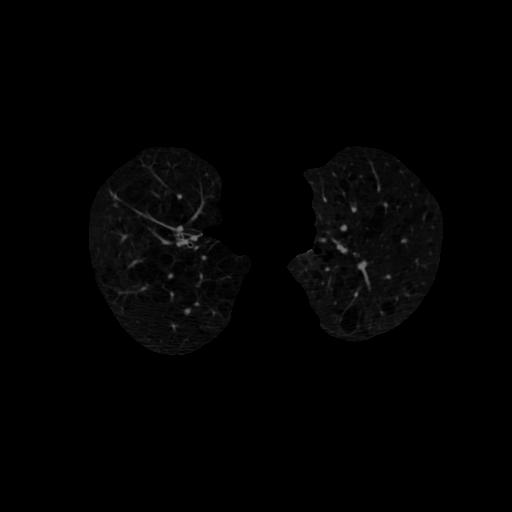
%> input picture Data/lung_region_extraction/0a0c32c9e08cc2ea76a71649de56be6d/2c442865b1e22a8f88d84abfcbf989f3.bmp, 512 x 512 px
$ octave --eval "result = FeatureExtract(imread('../Data/lung_region_extraction/0a0c32c9e08cc2ea76a71649de56be6d/2c442865b1e22a8f88d84abfcbf989f3.bmp'));"   (GNU Octave 9; MATLAB toolbox functions it lacks are replaced by stand-ins)
%> lines starting %> are read from the running program, lines starting %| are printed output that depends on the picture; in (x1, y1, x2, y2) boxes, pixels count from 0 and x2, y2 are one past the last pixel; in counts of white or black regions, pixels touching at a corner belong together; the program's own positions count from 1
### Demo/NoduleCandidate.m
% Lung Nodule Candidate Generation
function [clustCenter, clustMembers] = NoduleCandidate(Im, bw)

% Input data init
xOffset = 100; yOffset = 60;
sw = 300; sh = 400;
bandwidth = bw;
data = [];
for i = xOffset : xOffset+sw
    for j = yOffset : yOffset+sh
        if Im(i, j) > 0
            data = [data; i, j];
        end
    end
end

data = data';

[clustCent, point2cluster, clustMembsCell] = MeanShiftCluster(data, bandwidth);

numClust = length(clustMembsCell);
clustMembers = cell(1, numClust);

for k = 1 : numClust
    myMembers = clustMembsCell{k};
    myClustCen = clustCent(:,k);
    [tp, L] = size(myMembers);

    clustPtSet = zeros(L, 2);
    clustPtSet(:,1) = data(1, myMembers);
    clustPtSet(:,2) = data(2, myMembers);

    clustMembers{k} = clustPtSet;

 end

clustCenter = clustCent;

### Script/MeanShift/MeanShiftCluster.m
function [clustCent,data2cluster,cluster2dataCell] = MeanShiftCluster(dataPts,bandWidth,plotFlag);
% perform MeanShift Clustering of data using a flat kernel
%
% ---INPUT---
% dataPts           - input data, (numDim x numPts)
% bandWidth         - is bandwidth parameter (scalar)
% plotFlag          - display output if 2 or 3 D    (logical)
% ---OUTPUT---
% clustCent         - is locations of cluster centers (numDim x numClust)
% data2cluster      - for every data point which cluster it belongs to (numPts)
% cluster2dataCell  - for every cluster which points are in it (numClust)
%
% Bryan Feldman 02/24/06
% MeanShift first appears in
% K. Funkunaga and L.D. Hosteler, "The Estimation of the Gradient of a
% Density Function, with Applications in Pattern Recognition"


%*** Check input ****
if nargin < 2
    error('no bandwidth specified')
end

if nargin < 3
    plotFlag = true;
    plotFlag = false;
end

%**** Initialize stuff ***
[numDim,numPts] = size(dataPts);
numClust        = 0;
bandSq          = bandWidth^2;
initPtInds      = 1:numPts;
maxPos          = max(dataPts,[],2);                    %biggest size in each dimension
minPos          = min(dataPts,[],2);                    %smallest size in each dimension
boundBox        = maxPos-minPos;                        %bounding box size
sizeSpace       = norm(boundBox);                       %indicator of size of data space
stopThresh      = 1e-3*bandWidth;                       %when mean has converged
clustCent       = [];                                   %center of clust
beenVisitedFlag = zeros(1,numPts,'uint8');              %track if a points been seen already
numInitPts      = numPts;                               %number of points to posibaly use as initilization points
clusterVotes    = zeros(1,numPts,'uint16');             %used to resolve conflicts on cluster membership


while numInitPts

    tempInd         = ceil( (numInitPts-1e-6)*rand);        %pick a random seed point
    stInd           = initPtInds(tempInd);                  %use this point as start of mean
    myMean          = dataPts(:,stInd);                     % intilize mean to this points location
    myMembers       = [];                                   % points that will get added to this cluster
    thisClusterVotes    = zeros(1,numPts,'uint16');         %used to resolve conflicts on cluster membership

    while 1     %loop untill convergence

        sqDistToAll = sum((repmat(myMean,1,numPts) - dataPts).^2);    %dist squared from mean to all points still active
        inInds      = find(sqDistToAll < bandSq);               %points within bandWidth
        thisClusterVotes(inInds) = thisClusterVotes(inInds)+1;  %add a vote for all the in points belonging to this cluster


        myOldMean   = myMean;                                   %save the old mean
        myMean      = mean(dataPts(:,inInds),2);                %compute the new mean
        myMembers   = [myMembers inInds];                       %add any point within bandWidth to the cluster
        beenVisitedFlag(myMembers) = 1;                         %mark that these points have been visited

        %*** plot stuff ****
        if plotFlag
            figure(12345),clf,hold on
            if numDim == 2
                plot(dataPts(1,:),dataPts(2,:),'.')
                plot(dataPts(1,myMembers),dataPts(2,myMembers),'ys')
                plot(myMean(1),myMean(2),'go')
                plot(myOldMean(1),myOldMean(2),'rd')
                pause
            end
        end

        %**** if mean doesn't move much stop this cluster ***
        if norm(myMean-myOldMean) < stopThresh

            %check for merge posibilities
            mergeWith = 0;
            for cN = 1:numClust
                distToOther = norm(myMean-clustCent(:,cN));     %distance from posible new clust max to old clust max
                if distToOther < bandWidth/2                    %if its within bandwidth/2 merge new and old
                    mergeWith = cN;
                    break;
                end
            end


            if mergeWith > 0    % something to merge
                clustCent(:,mergeWith)       = 0.5*(myMean+clustCent(:,mergeWith));             %record the max as the mean of the two merged (I know biased twoards new ones)
                %clustMembsCell{mergeWith}    = unique([clustMembsCell{mergeWith} myMembers]);   %record which points inside
                clusterVotes(mergeWith,:)    = clusterVotes(mergeWith,:) + thisClusterVotes;    %add these votes to the merged cluster
            else    %its a new cluster
                numClust                    = numClust+1;                   %increment clusters
                clustCent(:,numClust)       = myMean;                       %record the mean
                %clustMembsCell{numClust}    = myMembers;                    %store my members
                clusterVotes(numClust,:)    = thisClusterVotes;
            end

            break;
        end

    end


    initPtInds      = find(beenVisitedFlag == 0);           %we can initialize with any of the points not yet visited
    numInitPts      = length(initPtInds);                   %number of active points in set

end

[val,data2cluster] = max(clusterVotes,[],1);                %a point belongs to the cluster with the most votes

%*** If they want the cluster2data cell find it for them
if nargout > 2
    cluster2dataCell = cell(numClust,1);
    for cN = 1:numClust
        myMembers = find(data2cluster == cN);
        cluster2dataCell{cN} = myMembers;
    end
end

### Demo/FeatureExtractV2.m
% Feature Extract Algorithm
function FE = FeatureExtract(Im)
% Input
%    Im  -  lung extraction image
% Output
%    FE.feamap  -  M by 3 feature map
%    FE.color_im  -  colored clustered result image
%    FE.color_slim_im  -  colored clustered result after feature selection

% Output feature map M by 3
featureMap = [];

% Input data init
bandwidth = 13;
[width, height] = size(Im);

% Determine binary gray image level
T1 = 8; T2 = 300;
level = [0.21, 0.31, 0.40, 0.55];
Ne = []; Le = [];
for i = 1 : 4
    BW = im2bw(Im, level(i));
    [~, ~, Ni] = bwboundaries(BW, 'noholes');
    % i, Ni
    if Ni < T1 || Ni > T2
        continue;
    else
        Ne(end+1) = Ni;
        Le(end+1) = level(i);
    end
end

% Determine whether the result is empty
if isempty(Ne)
    FE = [];
    return;
end

% Select the optimal result
[~, ind] = max(Ne);
BW = im2bw(Im, Le(ind));

[clustCent, clustMembsCell] = NoduleCandidate(BW, bandwidth);

numClust = length(clustMembsCell);

% Color clustered feature vectors
imColorClusters = cat(3, Im, Im, Im);
Colors = hsv(numClust);

for k = 1 : numClust
    myMembers = clustMembsCell{k};
    myClustCen = clustCent(:,k);
    [L, ~] = size(myMembers);

    Color = Colors(k, :);

    for i = 1 : L

        x = myMembers(i, 1);
        y = myMembers(i, 2);
        imColorClusters(x, y, :) = 255 * Color;
    end

    imColorClusters = insertText(imColorClusters, ...
        [myClustCen(2) myClustCen(1)], k, 'BoxOpacity', 0, 'TextColor', 'white');
end

FE.color_im = imColorClusters;
% imshow(imColorClusters);

% Cluster index
ind = [];

% Region Area Vector
area = [];
T1 = 15;

% MDC vector
mdc = [];
T2 = 3;

% Mean intensity percentage vector
MAXINTEN = 0;
meanIntensityPtg = [];

for k = 1 : numClust
    myMembers = clustMembsCell{k};
    myClustCen = clustCent(:,k);
    [L, ~] = size(myMembers);

    % ------------------Area of Candidate Region------------------ %
    if L <= T1
        continue;
    end
    % ------------------Area of Candidate Region------------------ %

    % ------------------MDC------------------ %
    maxRadius = 1;
    isContain = zeros(width, height);
    for i = 1 : L
        isContain(myMembers(i, 1), myMembers(i, 2)) = 1;
    end

    for i = 1 : L
        radius = 1;
        isMaxCircle = 0;
        xCenter = myMembers(i, 1);
        yCenter = myMembers(i, 2);

        while isMaxCircle == 0
            for x = xCenter - radius : xCenter + radius
                % End for loop condition
                if isMaxCircle == 1
                    break;
                end

                for y = yCenter - radius : yCenter + radius
                    % End for loop condition
                    if isContain(x, y) == 0
                        isMaxCircle = 1;
                        break;
                    else
                        dist = (x - xCenter)^2 + (y - yCenter)^2;
                        dist = dist^(1/2);
                        if dist <= radius
                            continue;
                        end
                    end
                end
            end

            % Increase maximum circle radius
            radius = radius + 1;
        end

        if radius - 1 > maxRadius
            maxRadius = radius;
        end
    end

    % Add an radius value
    if maxRadius < T2
        continue;
    else
        mdc = [mdc, maxRadius];
        area = [area, L];
        % index = [index, k];
        % candidateCount = candidateCount + 1;
    end
    % [13 lines of commented-out code are left out]
    sumUp = 0;
    for i = 1 : L
        intensity = Im(myMembers(i, 1), myMembers(i, 2));
        sumUp = sumUp + double(intensity);
        if intensity > MAXINTEN
            MAXINTEN = intensity;
        end
    end
    mean = sumUp / L;
    meanIntensityPtg(end+1) = mean;
    % ----------------- Mean Intensity of Candidate Region ----------------- %

    ind(end+1) = k;
end

% Color clustered feature vectors
numClust = numel(ind);
% Im = histeq(Im);
imSlimColorClusters = cat(3, Im, Im, Im);
Colors = hsv(numClust);

for k = 1 : numClust
    myMembers = clustMembsCell{ind(k)};
    myClustCen = clustCent(:,ind(k));
    [L, ~] = size(myMembers);

    Color = Colors(k, :);

    for i = 1 : L

        x = myMembers(i, 1);
        y = myMembers(i, 2);
        imSlimColorClusters(x, y, :) = 255 * Color;
    end

    imSlimColorClusters = insertText(imSlimColorClusters, ...
        [myClustCen(2) myClustCen(1)], k, 'BoxOpacity', 0, 'TextColor', 'white');
end

% Store the slimed coloring clusters result in FE
FE.color_slim_im = imSlimColorClusters;

meanIntensityPtg = meanIntensityPtg ./ double(MAXINTEN) .* 100;
[~, L] = size(area);
for i = 1 : L
    featureMap(end+1,:) = [area(i), mdc(i), meanIntensityPtg(i)];
end

% Store the feature map in FE
FE.feamap = featureMap;
%> the loop in FeatureExtract, `for i = 1 : 4` made 4 passes
%> Ni on passes 1 to 4: 39, 32, 9, 0
%> pass 1, in FeatureExtract, `BW = im2bw(Im, level(i));`:
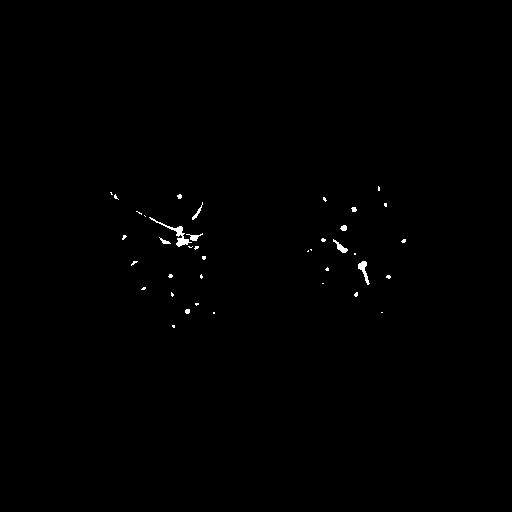
%> BW: size 512x512 logical; 0.34% white; 39 white regions (30 under 20 px), largest, box (x1, y1, x2, y2) and area: (149, 217, 192, 247) 211, (358, 261, 370, 285) 111, (333, 239, 348, 253) 75
%> after the loop in FeatureExtract, `for i = 1 : 4`: Le = [0.21 0.31 0.4]; Ne = [39 32 9]
%> in FeatureExtract, `[~, ind] = max(Ne);`: ind = 1
%> after the loop in NoduleCandidate, `for i = xOffset : xOffset+sw`: data = 903 rows, first 12: [187 379; 188 379; 188 380; 189 379; 189 380; 190 379; 190 380; 191 379; 191 380; 193 111; 193 112; 194 112]
%> in NoduleCandidate, `data = data';`: data = 903 columns, first 8: [187 188 188 189 189 190 190 191; 379 379 380 379 380 379 380 379]
%> in MeanShiftCluster, `maxPos          = max(dataPts,[],2);`: maxPos = [328; 406]
%> in MeanShiftCluster, `minPos          = min(dataPts,[],2);`: minPos = [187; 111]
%> in MeanShiftCluster, `boundBox        = maxPos-minPos;`: boundBox = [141; 295]
%> in MeanShiftCluster, `sizeSpace       = norm(boundBox);`: sizeSpace = 327
%> the loop in MeanShiftCluster, `while numInitPts` made 33 passes
%> (stInd, numInitPts) on passes 2 to 13: (674, 872), (367, 639), (166, 584), (586, 507), (400, 492), (790, 381), (116, 336), (408, 305), (634, 291), (877, 260), (264, 228), (69, 217)
%> (stInd, initPtInds, numInitPts) on passes 31 to 32: (42, [703 711 712 713 721 722 723 724 730 731 732 816 817], 13), (816, [703 711 712 713 721 722 723 724 730 731 732], 11)
%> after the loop in MeanShiftCluster, `while numInitPts`: beenVisitedFlag = 903 values from 1 to 1; clustCent = 27 columns, first 8: [277.4 263.4 238 247.8 270.1 213.4 309.8 228.6; 389.1 134.7 184.1 341.3 364.2 198 190.8 344.4]; distToOther = 14.82; mergeWith = 0; numClust = 27; thisClusterVotes = 903 values, max 2 at index 703, min 0 at index 1, mean 0.0244
%> in MeanShiftCluster, `[val,data2cluster] = max(clusterVotes,[],1);`: val = 903 values, max 44 at index 287, min 2 at index 1, mean 13.74; data2cluster = 903 values, max 27 at index 703, min 1 at index 763, mean 7.24
%> in MeanShiftCluster, `cluster2dataCell = cell(numClust,1);`: cluster2dataCell = 27 items
%> the loop in MeanShiftCluster, `for cN = 1:numClust` made 27 passes
%> myMembers on passes 9, 10, 11, 13, 15, 17, 18, 21, 23, 24, 26, 27: [61 62 63 65 66 67 69 70 71 73 74], [750 758 759 771 772 773 786 787 788 797], [40 41 48 49 50 52 53 54 55 56 57 58], [896 897 898 899 900 901 902 903], [834 837 838 842 843 844 849 850 851 856], [591 592 603 604 613 614], [823 824 825 826 827 828 829 830 831 832 833], [1 2 3 4 5 6 7 8 9], [889 890], [887 888 894 895], [816 817], [703 711 712 713 721 722 723 724 730 731 732]
%> in NoduleCandidate, `[clustCent, point2cluster, clustMembsCell] = MeanShiftCluster(data, ba..`: point2cluster has the same summary as data2cluster in MeanShiftCluster
%> in NoduleCandidate, `numClust = length(clustMembsCell);`: numClust = 27
%> in NoduleCandidate, `clustMembers = cell(1, numClust);`: clustMembers = 27 items
%> the loop in NoduleCandidate, `for k = 1 : numClust` made 27 passes
%> (myClustCen, L) on passes 1, 2, 3, 4, 5, 6, 7, 8, 12, 14, 16, 19: ([277.4; 389.1], 15), ([263.4; 134.7], 16), ([238; 184.1], 343), ([247.8; 341.3], 90), ([270.1; 364.2], 115), ([213.4; 198], 45), ([309.8; 190.8], 31), ([228.6; 344.4], 32), ([295.1; 356.7], 15), ([276.5; 171.1], 15), ([197.1; 180.2], 19), ([237.8; 124.7], 15)
%> (myMembers, myClustCen, L) on passes 9, 10, 11, 13, 15, 17: ([61 62 63 65 66 67 69 70 71 73 74], [205.4; 386.1], 11), ([750 758 759 771 772 773 786 787 788 797], [277.1; 201.9], 10), ([40 41 48 49 50 52 53 54 55 56 57 58], [199.8; 325.2], 12), ([896 897 898 899 900 901 902 903], [326.9; 174.1], 8), ([834 837 838 842 843 844 849 850 851 856], [295.1; 172.8], 10), ([591 592 603 604 613 614], [251; 310.2], 6)
%> after the loop in NoduleCandidate, `for k = 1 : numClust`: clustPtSet = [268 328; 269 327; 269 328; 269 329; 270 326; 270 327; 270 328; 270 329; 271 327; 271 328; 271 329]
%> in NoduleCandidate, `clustCenter = clustCent;`: clustCenter has the same summary as clustCent in MeanShiftCluster
%> in FeatureExtract, `[clustCent, clustMembsCell] = NoduleCandidate(BW, bandwidth);`: clustMembsCell = 27 items
%> in FeatureExtract, `numClust = length(clustMembsCell);`: numClust = 27
%> in FeatureExtract, `Colors = hsv(numClust);`: Colors = 27 rows, first 12: [1 0 0; 1 0.222 0; 1 0.444 0; 1 0.667 0; 1 0.889 0; 0.889 1 0; 0.667 1 0; 0.444 1 0; 0.222 1 0; 0 1 0; 0 1 0.222; 0 1 0.444]
%> the loop in FeatureExtract, `for k = 1 : numClust` made 27 passes
%> (myClustCen, L, Color) on passes 1 to 12: ([277.4; 389.1], 15, [1 0 0]), ([263.4; 134.7], 16, [1 0.222 0]), ([238; 184.1], 343, [1 0.444 0]), ([247.8; 341.3], 90, [1 0.667 0]), ([270.1; 364.2], 115, [1 0.889 0]), ([213.4; 198], 45, [0.889 1 0]), ([309.8; 190.8], 31, [0.667 1 0]), ([228.6; 344.4], 32, [0.444 1 0]), ([205.4; 386.1], 11, [0.222 1 0]), ([277.1; 201.9], 10, [0 1 0]), ([199.8; 325.2], 12, [0 1 0.222]), ([295.1; 356.7], 15, [0 1 0.444])
%> (myMembers, myClustCen, L, Color) on passes 17, 23, 24, 26: ([250 311; 250 312; 251 309; 251 312; 252 308; 252 309], [251; 310.2], 6, [0 0.444 1]), ([313 382; 313 383], [313; 382.5], 2, [0.889 0 1]), ([313 214; 313 215; 314 214; 314 215], [313.5; 214.5], 4, [1 0 0.889]), ([284 323; 284 324], [284; 323.5], 2, [1 0 0.444])
%> pass 3, in FeatureExtract, `imColorClusters = insertText(imColorClusters, [myClustCen(2) myClustCe..`:
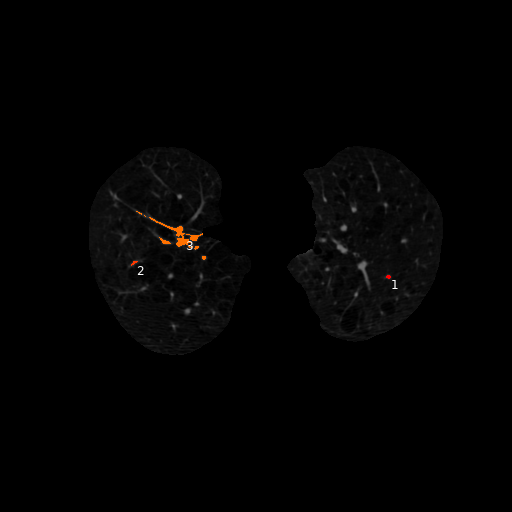
%> imColorClusters: size 512x512x3 uint8; mean R, G, B 2.8, 2.6, 2.4
%> after the loop in FeatureExtract, `for k = 1 : numClust`:
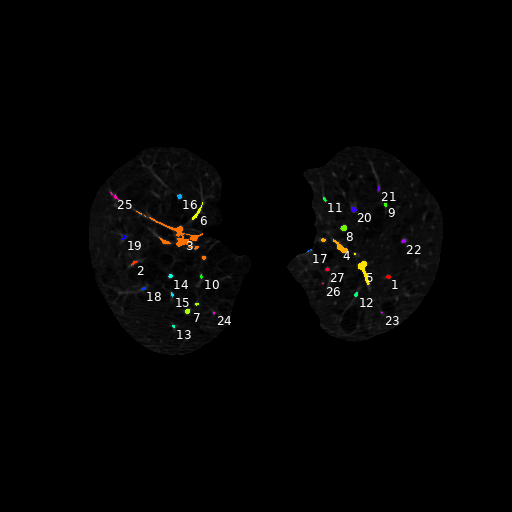
%> imColorClusters: size 512x512x3 uint8; mean R, G, B 3.7, 3.6, 3.2
%> the loop in FeatureExtract, `for k = 1 : numClust` made 27 passes
%> (myClustCen, L, mdc, area, mean) on passes 3, 4, 5, 6, 7, 8, 16, 20: ([238; 184.1], 343, 3, 343, 76.4), ([247.8; 341.3], 90, [3 3], [343 90], 81.84), ([270.1; 364.2], 115, [3 3 3], [343 90 115], 82.38), ([213.4; 198], 45, [3 3 3 3], [343 90 115 45], 65.56), ([309.8; 190.8], 31, [3 3 3 3 3], [343 90 115 45 31], 75.71), ([228.6; 344.4], 32, [3 3 3 3 3 3], [343 90 115 45 31 32], 86.59), ([197.1; 180.2], 19, [3 3 3 3 3 3 3], [343 90 115 45 31 32 19], 80.26), ([210; 354.6], 23, [3 3 3 3 3 3 3 3], [343 90 115 45 31 32 19 23], 81.78)
%> (myClustCen, L) on passes 1, 2, 9, 10, 11, 12: ([277.4; 389.1], 15), ([263.4; 134.7], 16), ([205.4; 386.1], 11), ([277.1; 201.9], 10), ([199.8; 325.2], 12), ([295.1; 356.7], 15)
%> after the loop in FeatureExtract, `for k = 1 : numClust`: isContain: size 512x512 double; values 0 (black) and 1 (white), 0.01% white in thin lines or dots, all inside (x1, y1, x2, y2) = (110, 192, 119, 200)
%> after the loop in FeatureExtract, `for k = 1 : numClust`: MAXINTEN = 116; dist = 1.41; ind = [3 4 5 6 7 8 16 20]; meanIntensityPtg = [76.4 81.84 82.38 65.56 75.71 86.59 80.26 81.78]
%> in FeatureExtract, `numClust = numel(ind);`: numClust = 8
%> in FeatureExtract, `Colors = hsv(numClust);`: Colors = [1 0 0; 1 0.75 0; 0.5 1 0; 0 1 0.25; 0 1 1; 0 0.25 1; 0.5 0 1; 1 0 0.75]
%> the loop in FeatureExtract, `for k = 1 : numClust` made 8 passes
%> (myClustCen, L, Color) on passes 1 to 8: ([238; 184.1], 343, [1 0 0]), ([247.8; 341.3], 90, [1 0.75 0]), ([270.1; 364.2], 115, [0.5 1 0]), ([213.4; 198], 45, [0 1 0.25]), ([309.8; 190.8], 31, [0 1 1]), ([228.6; 344.4], 32, [0 0.25 1]), ([197.1; 180.2], 19, [0.5 0 1]), ([210; 354.6], 23, [1 0 0.75])
%> pass 1, in FeatureExtract, `imSlimColorClusters = insertText(imSlimColorClusters, [myClustCen(2) m..`:
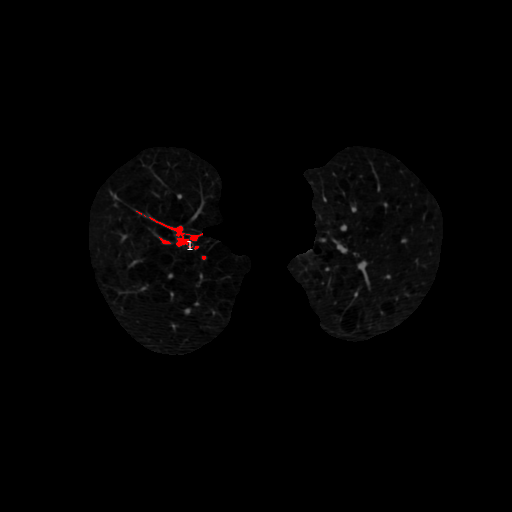
%> imSlimColorClusters: size 512x512x3 uint8; mean R, G, B 2.7, 2.4, 2.4
%> pass 2, in FeatureExtract, `imSlimColorClusters = insertText(imSlimColorClusters, [myClustCen(2) m..`:
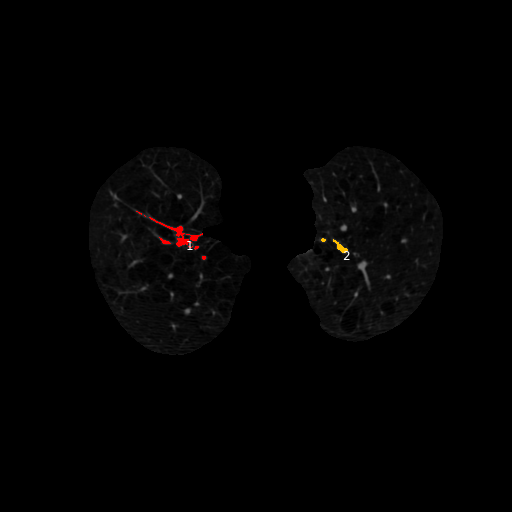
%> imSlimColorClusters: size 512x512x3 uint8; mean R, G, B 2.8, 2.5, 2.4
%> pass 3, in FeatureExtract, `imSlimColorClusters = insertText(imSlimColorClusters, [myClustCen(2) m..`:
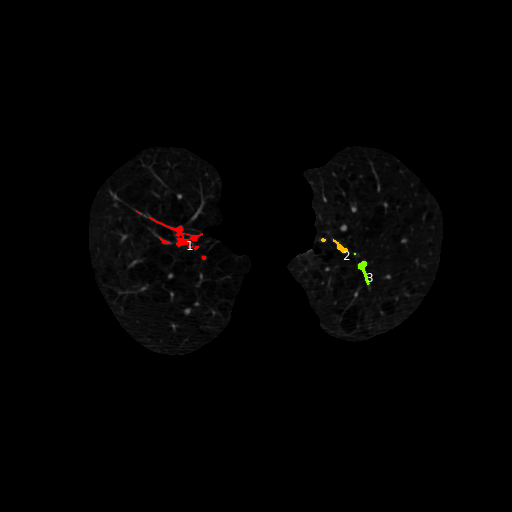
%> imSlimColorClusters: size 512x512x3 uint8; mean R, G, B 2.9, 2.6, 2.4
%> after the loop in FeatureExtract, `for k = 1 : numClust`:
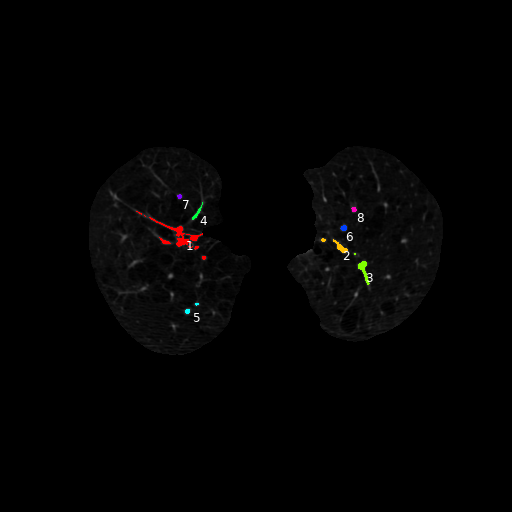
%> imSlimColorClusters: size 512x512x3 uint8; mean R, G, B 2.9, 2.7, 2.6
%> in FeatureExtract, `meanIntensityPtg = meanIntensityPtg ./ double(MAXINTEN) .* 100;`: meanIntensityPtg = [65.86 70.56 71.02 56.51 65.27 74.65 69.19 70.5]
%> in FeatureExtract, `[~, L] = size(area);`: L = 8
%> the loop in FeatureExtract, `for i = 1 : L` made 8 passes
%> after the loop in FeatureExtract, `for i = 1 : L`: featureMap = [343 3 65.86; 90 3 70.56; 115 3 71.02; 45 3 56.51; 31 3 65.27; 32 3 74.65; 19 3 69.19; 23 3 70.5]
%> in FeatureExtract, `FE.feamap = featureMap;`: FE.feamap has the same summary as featureMap
